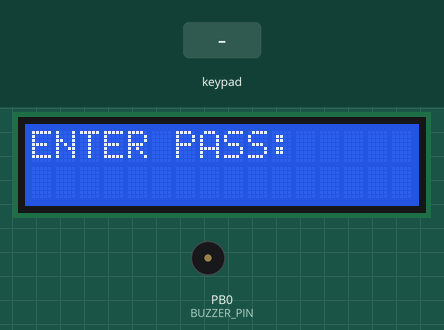
This program was run on a simulated ATmega32, built with avr-gcc and emulated at 8 MHz. Shown: 16×2 character LCD, buzzer (waves = sounding, pin HIGH). Wiring (inferred from the signals the program sends): 4×4 keypad with keys / 9 8 7 X 6 5 4 - 3 2 1 + = 0 d: rows PA0, PA1, PA2, PA3; columns PA4, PA5, PA6, PA7. Wiring (inferred from the names in the program): character LCD (HD44780): RS PD0; R/W PD1; E PD2; data PC0, PC1, PC2, PC3, PC4, PC5, PC6, PC7. The test bench sets the inputs (shaded band). Pins used as bus, display or sensor lines are not drawn.

Above: at 5.8 s.
5.9 s: keypad keys 1 2 3 4 pressed 0.4 s apart
At 7.7 s:
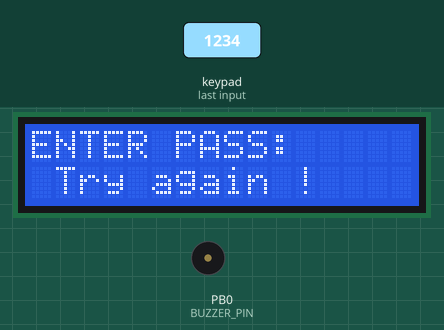
9.3 s: key '/' pressed
At 10.4 s:
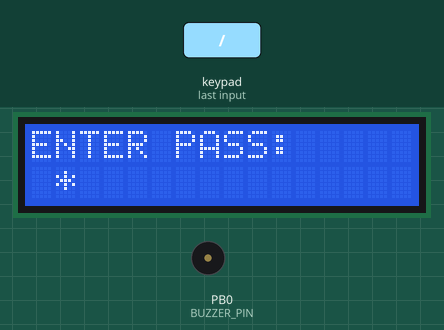
10.9 s: key '9' pressed
At 11.6 s:
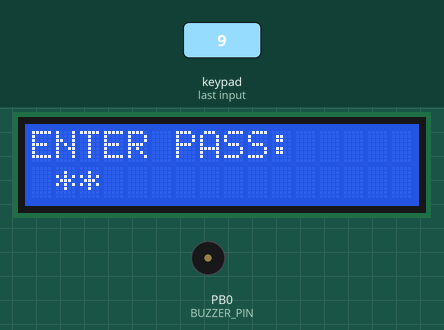
Timing chart, 0 to 13.9 s (numbered marks = the images above; inputs shaded):
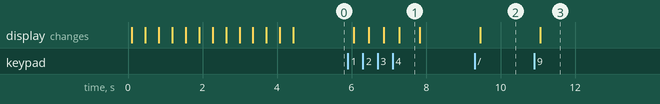

The program:

main.c
```c
#include "LIB/STD_TYPES.h"
#include "LIB/BIT_MATH.h"

#include "MCAL/GIE/GIE_interface.h"
#include "MCAL/GPIO/GPIO_interface.h"
#include "MCAL/EXTI/EXTI_interface.h"

#include "HAL/KEYPAD/KEYPAD_interface.h"
#include "HAL/LCD/LCD_interface.h"
#include "HAL/ADC/ADC_interface.h"

#include "App/APP_interface.h"

#include <util/delay.h>

int main(void)
{
	LCD_vInit();
	KEYPAD_vInit();

	APP_vWelcomeScreen();

	while(1)
	{
		APP_vStartTheSystem();
	}
	return 0;
}
```

APP_interface.h
```c
/*****************************************************************/
/*****************************************************************/
/*************	 Author  : Abdallah & Anis	    ******************/
/*************	 Layer   : APP					******************/
/*************	 Date    : 26 Oct 2022			******************/
/*************	 Version : V1.0					******************/
/*****************************************************************/
/*****************************************************************/


#ifndef APP_APP_INTERFACE_H_
#define APP_APP_INTERFACE_H_

void APP_vWelcomeScreen (void);
void APP_vUserWelcomeScreen (void);
void APP_vEnterLandingState (void);
void APP_vStartTheSystem(void);

void APP_vEnterRunningState(void);
void APP_vOpenTheDoor(void);
void APP_vEnterBlockedState(void);

void APP_vInittheSystem(void);

#endif /* APP_APP_INTERFACE_H_ */
```

APP_program.c
```c
#include "../LIB/STD_TYPES.h"
#include "../LIB/BIT_MATH.h"

#include "../HAL/KEYPAD/KEYPAD_interface.h"
#include "../HAL/LCD/LCD_interface.h"
#include "../MCAL/GPIO/GPIO_interface.h"

#include "APP_interface.h"
#include "APP_private.h"
#include "APP_config.h"

#include <util/delay.h>

u8 heart[8]=
{
	0b00000,
	0b01010,
	0b11111,
	0b11111,
	0b01110,
	0b01110,
	0b00100,
	0b00000
};


void APP_vWelcomeScreen (void)
{
	/*welcome screen*/
	for(u8 j=0; j<2; j++)
	{
		for(u8 i = 2; i< 5;i++)
		{
			LCD_vSetCursorPosition(0,i);
			LCD_vSendString(" M  A  M  ");
			LCD_vSetCursorPosition(1,i);
			LCD_vSendString("Smart Home");
			_delay_ms(300);
			LCD_vClear();
		}
		for(u8 i = 5; i> 2;i--)
		{
			LCD_vSetCursorPosition(0,i);
			LCD_vSendString(" M  A  M  ");
			LCD_vSetCursorPosition(1,i);
			LCD_vSendString("Smart Home");
			_delay_ms(300);
			LCD_vClear();
		}
	}
}

void APP_vUserWelcomeScreen(void)
{
	LCD_vClear();
	LCD_vSendString("WELCOME ");
	LCD_vSetCursorPosition(0, 10);
	LCD_vDisplayCustomChar(0);
	_delay_ms(1000);
	LCD_vClear();
}

void APP_vEnterLandingState (void)
{
	u16 Pass =0;
	u8 PassTryFlag =0;
	u8 PassKey =0;
	LCD_vSetCursorPosition(0,0);
	LCD_vSendString("ENTER PASS:");
	u16 i= 1000;

	do{
	LCD_vSetCursorPosition(1,1);
	Pass = 0;
	PassTryFlag++;
	while(1)
	{
		PassKey = KEYPAD_u8GetPressed();
		LCD_vSendChar('*');
		Pass += PassKey*i;
		i=i/10;
		if (Pass == 1234)
		{
			APP_vEnterRunningState();
		}
		if (i == 0)
		{
			i=1000;
			break;
		}

	}
	if(Pass == 1234)
	{
		break;
	}
	LCD_vSetCursorPosition(1,1);
	LCD_vSendString("Try again !");
	_delay_ms(500);
	LCD_vSetCursorPosition(1,1);
	LCD_vSendString("            ");

	}while(PassTryFlag < 3 && Pass != 1234);
	//After 3 fail attempts it will go out from the while and Enter the Blocked Mode
	if((PassTryFlag == 1 || PassTryFlag == 2 || PassTryFlag == 3)&& Pass != 1234)
	{
		APP_vEnterBlockedState();
	}

}

void APP_vInittheSystem(void)
{
	//Buzzer direction
	GPIO_vSetPinDirection(BUZZER_PORT, BUZZER_PIN, OUTPUT_PIN);
	//DCM direction
	GPIO_vSetPinDirection(DCM_PORT, DCM_PIN, OUTPUT_PIN);
	//LCD Saving the heart arrary emoji in the CGRAM of LCD
	LCD_vSaveCustomChar(heart, 0);
}

void APP_vStartTheSystem(void)
{
	APP_vInittheSystem();
	APP_vEnterLandingState();
}

void APP_vEnterRunningState(void)
{
	// Opening Mode
	APP_vUserWelcomeScreen();
	APP_vOpenTheDoor();
	LCD_vSendString("Ebrahim Erhamni");
	while(1){}
	// Room Temp. Mode

	// AC : Servo

	// Go to Terminate State

}

void APP_vOpenTheDoor(void)
{
	LCD_vClear();
	LCD_vSendString("Opening the door ...");
	GPIO_vSetPinValue(DCM_PORT, DCM_PIN, HIGH);
	_delay_ms(3000);
	GPIO_vSetPinValue(DCM_PORT, DCM_PIN, LOW);
	LCD_vClear();
}

void APP_vEnterBlockedState(void)
{
	for(u8 i=0; i<3; i++)
	{
		LCD_vClear();
		LCD_vSendString("Access is denied");
		// Buzzer will Beep 3 times
		GPIO_vSetPinValue(BUZZER_PORT, BUZZER_PIN, HIGH);
		_delay_ms(500);
		LCD_vSendString("                   ");
		GPIO_vSetPinValue(BUZZER_PORT, BUZZER_PIN, LOW);
		_delay_ms(500);
	}
	while(1){}
}
```

APP_config.h
```c
/*****************************************************************/
/*****************************************************************/
/*************	 Author  : Abdallah & Anis	    ******************/
/*************	 Layer   : APP					******************/
/*************	 Date    : 26 Oct 2022			******************/
/*************	 Version : V1.0					******************/
/*****************************************************************/
/*****************************************************************/

#ifndef APP_APP_CONFIG_H_
#define APP_APP_CONFIG_H_

#define DEFAULT_PASS 		1234
#define BUZZER_PORT			GPIO_PORTB
#define BUZZER_PIN			PIN0

#define DCM_PORT			GPIO_PORTB
#define DCM_PIN				PIN1


#endif /* APP_APP_CONFIG_H_ */
```

KEYPAD_config.h
```c
/*****************************************************************/
/*****************************************************************/
/*************	 Author  : Abdallah Issa	    ******************/
/*************	 Layer   : HAL					******************/
/*************	 SWC   	 : KEYPAD  				******************/
/*************	 Date    : 11 May 2022			******************/
/*************	 Version : V1.0					******************/
/*****************************************************************/
/*****************************************************************/


#ifndef KEYPAD_KEYPAD_CONFIG_H_
#define KEYPAD_KEYPAD_CONFIG_H_

#include "../../MCAL/GPIO/GPIO_interface.h"


/*
 * Choose between these values only:
 * - GPIO_PORTA
 * - GPIO_PORTB
 * - GPIO_PORTC
 * - GPIO_PORTD
 */
#define KEYPAD_PORT				GPIO_PORTA

/*
 * Choose between these values only:
 * - HIGH_NIBBLE
 * - LOW_NIBBLE
 */
#define KEYPAD_PORT_INPUT		HIGH_NIBBLE

#define ROWS_NO		     		4
#define COLUMNS_NO				4


#endif /* KEYPAD_KEYPAD_CONFIG_H_ */
```

LCD_config.h
```c
/*****************************************************************/
/*****************************************************************/
/*************	 Author  : Abdallah Issa	    ******************/
/*************	 Layer   : HAL					******************/
/*************	 SWC   	 : LCD  				******************/
/*************	 Date    : 12 Sep 2022			******************/
/*************	 Version : V1.0					******************/
/*****************************************************************/
/*****************************************************************/


#ifndef LCD_LCD_CONFIG_H_
#define LCD_LCD_CONFIG_H_

#include "../../MCAL/GPIO/GPIO_private.h"


/*
 * Here are the ports that your LCD connected to:
 * LCD_DATA_PORT : for the value of port that is connected to PIN0:PIN7 (either in 4-bit or 8-bit mode)
 * LCD_CTRL_PORT : for the direction of port that is connected to PIN0:PIN7 (either in 4-bit or 8-bit mode)
 */

#define LCD_DATA_PORT		GPIO_PORTC
#define LCD_CTRL_PORT		GPIO_PORTD

/*
 * Here are your control port pins:
 * For Setting the register select pin just set LCD_RS_PIN to PIN0:PIN7
 * For Setting the read and write pin just set LCD_RW_PIN to PIN0:PIN7
 * For Setting the enable pin just set LCD_EN_PIN to PIN0:PIN7
 */

#define LCD_RS_PIN			PIN0
#define LCD_RW_PIN			PIN1
#define LCD_EN_PIN			PIN2


/*
 * To enable the cursor just set LCD_CURSOR_ENABLE to 1
 * To enable the blinking of the cursor just set LCD_BLINK_ENABLE to 1
 */
#define LCD_CURSOR_ENABLE	0
#define LCD_BLINK_ENABLE	0


/* if you choose:
    LCD_4BIT_MODE you can only SEND your data on D4 to D7
	LCD_8BIT_MODE you can use all your lines from D0 to D7
*/
#define LCD_BIT_MODE		LCD_8BIT_MODE


#endif
```

ADC_interface.h
```c
/*****************************************************************/
/*****************************************************************/
/*************	 Author  : Abdallah Issa	    ******************/
/*************	 Layer   : MCAL					******************/
/*************	 SWC   	 : ADC  				******************/
/*************	 Date    : 23 Sep 2022			******************/
/*************	 Version : V1.0					******************/
/*****************************************************************/
/*****************************************************************/

#ifndef ADC_ADC_INTERFACE_H_
#define ADC_ADC_INTERFACE_H_


typedef enum{
	ADC_Channel_0 = 0,
	ADC_Channel_1,
	ADC_Channel_2,
	ADC_Channel_3,
	ADC_Channel_4,
	ADC_Channel_5,
	ADC_Channel_6,
	ADC_Channel_7,
}ADC_Channel_t;

void ADC_vInit(void);
void ADC_vEnable(void);
void ADC_vDisable(void);
u16  ADC_u16ReadDigitalValue_Sync(ADC_Channel_t Copy_ChannelId); // For Sync. (Polling)
void ADC_vStartConversion(ADC_Channel_t Copy_ChannelId);
u16  ADC_u16ReadDigitalValue_Async(void); // For Async. (Interrupt)
void ADC_vEnableInterrupt(void);
void ADC_vDisableInterrupt(void);
void ADC_vCallBack(void (*fptr)(void));


#endif
```

KEYPAD_interface.h
```c
/*****************************************************************/
/*****************************************************************/
/*************	 Author  : Abdallah Issa	    ******************/
/*************	 Layer   : HAL					******************/
/*************	 SWC   	 : KEYPAD  				******************/
/*************	 Date    : 11 May 2022			******************/
/*************	 Version : V1.0					******************/
/*****************************************************************/
/*****************************************************************/


#ifndef KEYPAD_KEYPAD_INTERFACE_H_
#define KEYPAD_KEYPAD_INTERFACE_H_

#include "../../HAL/KEYPAD/KEYPAD_config.h"
#include "../../LIB/STD_TYPES.h"


void KEYPAD_vInit(void);
u8   KEYPAD_u8GetPressed(void);

#endif /* KEYPAD_KEYPAD_INTERFACE_H_ */
```

KEYPAD_program.c
```c
#include "../../LIB/STD_TYPES.h"
#include "../../LIB/BIT_MATH.h"

#include <util/delay.h>
#include "../../HAL/KEYPAD/KEYPAD_config.h"
#include "../../HAL/KEYPAD/KEYPAD_interface.h"
#include "../../HAL/KEYPAD/KEYPAD_private.h"

u8 KEYPAD_u8Values[ROWS_NO][COLUMNS_NO] = {
		{'/', '9', '8', '7'},
		{'X', '6', '5', '4'},
		{'-', '3', '2', '1'},
		{'+', '=', '0', 'd'}
};

void KEYPAD_vInit(void)
{
	#if KEYPAD_PORT_INPUT == HIGH_NIBBLE
		GPIO_vSetPortDirection(KEYPAD_PORT, 0x0F);
		GPIO_vSetPortValue(KEYPAD_PORT, 0xF0);//Activate Pull-up resistor
	#elif KEYPAD_PORT_INPUT == LOW_NIBBLE
		GPIO_vSetPortDirection(KEYPAD_PORT, 0xF0);
		GPIO_vSetPortValue(KEYPAD_PORT, 0x0F);//Activate Pull-up resistor
	#endif
}

u8   KEYPAD_u8GetPressed(void)
{
#if 0
	u8 Local_u8ReturnValue = 10; // Indication for Nothing
	u8 Local_u8RowIdx=0, Local_u8ColumnIdx=0;
	for(Local_u8ColumnIdx=0; Local_u8ColumnIdx<COLUMNS_NO; Local_u8ColumnIdx++)
	{
		GPIO_vSetPinValue(KEYPAD_PORT, Local_u8ColumnIdx, LOW);
		for(Local_u8RowIdx=0; Local_u8RowIdx<ROWS_NO; Local_u8RowIdx++)
		{
			if(GPIO_u8GetPinValue(KEYPAD_PORT, Local_u8RowIdx + 4) == 0)
			{
				Local_u8ReturnValue = KEYPAD_u8Values[Local_u8RowIdx][Local_u8ColumnIdx];
				while(GPIO_u8GetPinValue(KEYPAD_PORT, Local_u8RowIdx + 4) == 0);
				_delay_ms(10);
				return Local_u8ReturnValue;
			}
		}
		GPIO_vSetPinValue(KEYPAD_PORT, Local_u8ColumnIdx, HIGH);
	}
	return Local_u8ReturnValue;
#endif

#if 1
	u8 pressed_key=0;
	u8 col, row;
	u8 flag = 0;
	while (flag == 0)
	{
		for(col=0;col<COLUMNS_NO;col++)
		{
			CLEAR_BIT(PORTA,col);
			for(row=0;row<ROWS_NO;row++)
			{
				if(GET_BIT(PINA,(row+4))==0)
				{
					pressed_key = (row+(col*4)+1);
					while(GET_BIT(PINA,(row+4))==0);//tool mnt dayes mt3ml4 haga lma t4il eidk
					_delay_ms(5);
					flag = 1;
					break;
				}
			}
			SET_BIT(PORTA,col);
			if (flag == 1)
				break;
		}
	}
	return pressed_key;

#endif

}
```

LCD_interface.h
```c
/*****************************************************************/
/*****************************************************************/
/*************	 Author  : Abdallah Issa	    ******************/
/*************	 Layer   : HAL					******************/
/*************	 SWC   	 : LCD  				******************/
/*************	 Date    : 12 Sep 2022			******************/
/*************	 Version : V1.0					******************/
/*****************************************************************/
/*****************************************************************/

#ifndef LCD_LCD_INTERFACE_H_
#define LCD_LCD_INTERFACE_H_

#include <util/delay.h>

#include "../../LIB/BIT_MATH.h"
#include "../../LIB/STD_TYPES.h"

void LCD_vInit(void);
void LCD_vSendChar(char character);
void LCD_vSendCommand(u8 command);
void LCD_vClear(void);
void LCD_vSendString(const char *str);
void LCD_vSendNumber(s32 num);
void LCD_vDisplayCustomChar(u8 charId);
void LCD_vSaveCustomChar(u8* charArr, u8 charId);
void LCD_vSetCursorPosition(u8 xPos,u8 yPos);
void LCD_vSendFloat(f32 floatNumber, u8 precision);


//Auxiliary functions
void LCD_vWriteNumber(s32 num);
int poW(int base, int exponent);

#endif
```

APP_private.h
```c
/*****************************************************************/
/*****************************************************************/
/*************	 Author  : Abdallah & Anis	    ******************/
/*************	 Layer   : APP					******************/
/*************	 Date    : 26 Oct 2022			******************/
/*************	 Version : V1.0					******************/
/*****************************************************************/
/*****************************************************************/


#ifndef APP_APP_PRIVATE_H_
#define APP_APP_PRIVATE_H_


#endif /* APP_APP_PRIVATE_H_ */
```

KEYPAD_private.h
```c
/*****************************************************************/
/*****************************************************************/
/*************	 Author  : Abdallah Issa	    ******************/
/*************	 Layer   : HAL					******************/
/*************	 SWC   	 : KEYPAD  				******************/
/*************	 Date    : 11 May 2022			******************/
/*************	 Version : V1.0					******************/
/*****************************************************************/
/*****************************************************************/

#ifndef KEYPAD_KEYPAD_PRIVATE_H_
#define KEYPAD_KEYPAD_PRIVATE_H_

#define HIGH_NIBBLE	           1
#define LOW_NIBBLE	           2

#endif /* KEYPAD_KEYPAD_PRIVATE_H_ */
```

LCD_private.h
```c
/*****************************************************************/
/*****************************************************************/
/*************	 Author  : Abdallah Issa	    ******************/
/*************	 Layer   : HAL					******************/
/*************	 SWC   	 : LCD  				******************/
/*************	 Date    : 12 Sep 2022			******************/
/*************	 Version : V1.0					******************/
/*****************************************************************/
/*****************************************************************/

#ifndef LCD_LCD_PRIVATE_H_
#define LCD_LCD_PRIVATE_H_

#define LCD_8BIT_FUNCTION_SET    			0x38
#define LCD_4BIT_FUNCTION_SET 				0x28
#define LCD_DISPLAY_ON_CURSOR_OFF         	0x0C
#define LCD_ENTRY_MODE_SET					0x06


#define LCD_DDRAM_BASE_ADDRESS				0b10000000
#define LCD_CGRAM_BASE_ADDRESS				0b01000000

#define LCD_8BIT_MODE						1
#define LCD_4BIT_MODE						2


#endif
```

BIT_MATH.h
```c
/*****************************************************************/
/*****************************************************************/
/*************	 Author  : Abdallah Issa	    ******************/
/*************	 Layer   : LIB					******************/
/*************	 SWC   	 : DIO  				******************/
/*************	 Date    : 11 May 2022			******************/
/*************	 Version : V1.0					******************/
/*****************************************************************/
/*****************************************************************/


#ifndef LIB_BIT_MATH_H_
#define LIB_BIT_MATH_H_

#define SET_BIT(BYTE,BIT)			((BYTE)|=(1<<(BIT)))
#define CLEAR_BIT(BYTE,BIT)			((BYTE)&=~(1<<(BIT)))
#define TOGGLE_BIT(BYTE,BIT)		((BYTE)^=(1<<(BIT)))
#define GET_BIT(BYTE,BIT)			(((BYTE)>>(BIT))&(0x01))


#define SET_BYTE(BYTE)				((BYTE) |= (0xFF))
#define CLEAR_BYTE(BYTE)			((BYTE) &= (0x00))
#define SET_NIBBLE_HIGH(Byte)   	((Byte) |=(0xF0))
#define SET_NIBBLE_LOW(Byte)    	((Byte) |=(0x0F))
#define CLEAR_NIBBLE_HIGH(Byte) 	((Byte) &=(0x0F))
#define CLEAR_NIBBLE_LOW(Byte)  	((Byte) &=(0xF0))


#endif
```

STD_TYPES.h
```c
/*****************************************************************/
/*****************************************************************/
/*************	 Author  : Abdallah Issa	    ******************/
/*************	 Layer   : LIB					******************/
/*************	 SWC   	 : DIO  				******************/
/*************	 Date    : 11 May 2022			******************/
/*************	 Version : V1.0					******************/
/*****************************************************************/
/*****************************************************************/


#ifndef LIB_STD_TYPES_H_
#define LIB_STD_TYPES_H_


typedef unsigned char 	u8;
typedef unsigned short 	u16;
typedef unsigned int 	u32;

typedef signed char 	s8;
typedef signed short 	s16;
typedef signed int 		s32;

typedef float 			f32;
typedef double 			f64;

#ifndef NULL
#define NULL ((void*) 0)
#endif

#endif
```

EXTI_private.h
```c
/*****************************************************************/
/*****************************************************************/
/*************	 Author  : Abdallah Issa	    ******************/
/*************	 Layer   : MCAL					******************/
/*************	 SWC   	 : EXTI  				******************/
/*************	 Date    : 12 Sep 2022			******************/
/*************	 Version : V1.0					******************/
/*****************************************************************/
/*****************************************************************/

#ifndef EXTI_PRIVATE_H_
#define EXTI_PRIVATE_H_

#define MCUCR	    				(*(volatile u8*)0x55)
#define MCUCSR	     				(*(volatile u8*)0x54)
#define GICR		    			(*(volatile u8*)0x5B)
#define GIFR						(*(volatile u8*)0x5A)

#define GICR_INT0		            6
#define GICR_INT1		            7
#define GICR_INT2		            5

#define MCUCR_ISC00		            0
#define MCUCR_ISC01		            1
#define MCUCR_ISC10		            2
#define MCUCR_ISC11		            3

#define MCUCSR_ISC2		            6


#endif
```

Source omitted: LCD_program.c (5844 bytes), EXTI_interface.h (1592 bytes), GIE_interface.h (679 bytes), GPIO_interface.h (2196 bytes), GPIO_private.h (1503 bytes), GPIO_program.c (3690 bytes)

Measured:
- after the input at 5.9 s, the display: first changes after 0.16 s (image 1 shows a later state)
- after the input at 9.3 s, the display: changes after 0.16 s (image 2)
- after the input at 10.9 s, the display: changes after 0.16 s (image 3)
- what the display in image 1 shows lasts 0.5 s, from 7.3 s to 7.8 s
